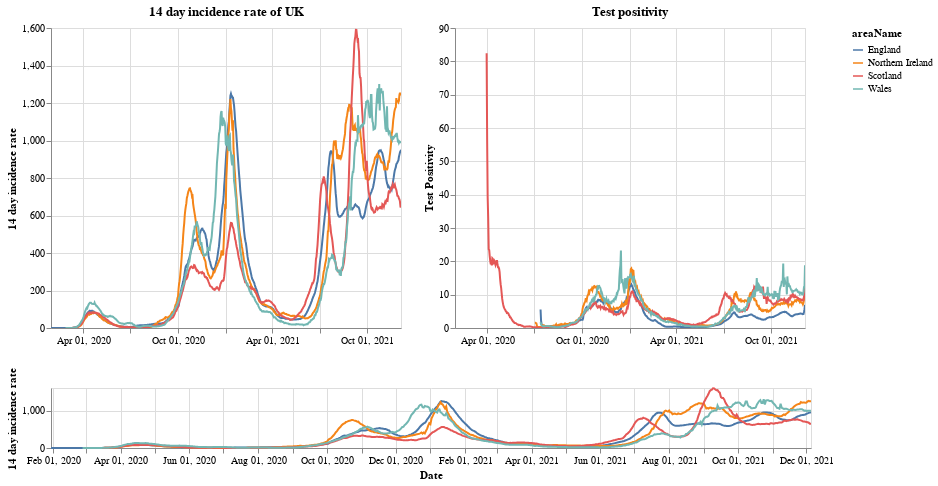

Notebook source saved alongside this figure:
### Markdown cell above
# Plots

First a plot with each country in the UK. The top right shows the positivity rate for (which is the percentage of registered tests which were positive) while the top left is the 14 day incidence rate. The bottom chart can be used to select the timeframe (does not work on a mobile device).

### Code cell
#collapse
brush = alt.selection(type='interval', name='DateBrush',encodings=['x'],fields=['Time'])
leg_selection = alt.selection_multi(fields=['areaName'], bind='legend')

base = alt.Chart(uk_cases).mark_line().encode(
    x=alt.X("yearmonthdate(date):T", axis=alt.Axis(title='Date')),
    y=alt.Y("twoWeeklyCasesRate:Q", axis=alt.Axis(title='14 day incidence rate')),
    tooltip=['areaName', 'date','twoWeeklyCasesRate', 'testPositivity'],
    color='areaName',
    opacity=alt.condition(leg_selection, alt.value(2), alt.value(0.1))
).add_selection(leg_selection).properties(width=350)

upper = base.encode(alt.X('yearmonthdate(date):T', axis=alt.Axis(title=''),
                         scale=alt.Scale(domain=brush))
                   ).properties(title=f'14 day incidence rate of UK')
upper_right = upper.encode(alt.Y('testPositivity:Q', axis=alt.Axis(title='Test Positivity'))).properties(title='Test positivity')
lower = base.properties(height=60, width = 760).add_selection(brush)

(upper | upper_right) & lower

### Figure 1 — Vega-Lite specification as saved in the notebook (floating-point values rounded to 4 significant figures; data arrays with more than 128 entries replaced by an {"elided": "..."} marker saying what was removed)
{"config": {"view": {"continuousWidth": 400, "continuousHeight": 300}}, "vconcat": [{"hconcat": [{"mark": "line", "encoding": {"color": {"type": "nominal", "field": "areaName"}, "opacity": {"condition": {"value": 2, "selection": "selector001"}, "value": 0.1}, "tooltip": [{"type": "nominal", "field": "areaName"}, {"type": "temporal", "field": "date"}, {"type": "quantitative", "field": "twoWeeklyCasesRate"}, {"type": "quantitative", "field": "testPositivity"}], "x": {"type": "temporal", "axis": {"title": ""}, "field": "date", "scale": {"domain": {"selection": "DateBrush"}}, "timeUnit": "yearmonthdate"}, "y": {"type": "quantitative", "axis": {"title": "14 day incidence rate"}, "field": "twoWeeklyCasesRate"}}, "selection": {"selector001": {"type": "multi", "fields": ["areaName"], "bind": "legend"}}, "title": "14 day incidence rate of UK", "width": 350}, {"mark": "line", "encoding": {"color": {"type": "nominal", "field": "areaName"}, "opacity": {"condition": {"value": 2, "selection": "selector001"}, "value": 0.1}, "tooltip": [{"type": "nominal", "field": "areaName"}, {"type": "temporal", "field": "date"}, {"type": "quantitative", "field": "twoWeeklyCasesRate"}, {"type": "quantitative", "field": "testPositivity"}], "x": {"type": "temporal", "axis": {"title": ""}, "field": "date", "scale": {"domain": {"selection": "DateBrush"}}, "timeUnit": "yearmonthdate"}, "y": {"type": "quantitative", "axis": {"title": "Test Positivity"}, "field": "testPositivity"}}, "selection": {"selector001": {"type": "multi", "fields": ["areaName"], "bind": "legend"}}, "title": "Test positivity", "width": 350}]}, {"mark": "line", "encoding": {"color": {"type": "nominal", "field": "areaName"}, "opacity": {"condition": {"value": 2, "selection": "selector001"}, "value": 0.1}, "tooltip": [{"type": "nominal", "field": "areaName"}, {"type": "temporal", "field": "date"}, {"type": "quantitative", "field": "twoWeeklyCasesRate"}, {"type": "quantitative", "field": "testPositivity"}], "x": {"type": "temporal", "axis": {"title": "Date"}, "field": "date", "timeUnit": "yearmonthdate"}, "y": {"type": "quantitative", "axis": {"title": "14 day incidence rate"}, "field": "twoWeeklyCasesRate"}}, "height": 60, "selection": {"selector001": {"type": "multi", "fields": ["areaName"], "bind": "legend"}, "DateBrush": {"type": "interval", "encodings": ["x"], "fields": ["Time"]}}, "width": 760}], "data": {"name": "data-1adb3e8c31cf101de233a58407f003d9"}, "$schema": "https://vega.github.io/schema/vega-lite/v4.8.1.json", "datasets": {"data-1adb3e8c31cf101de233a58407f003d9": {"elided": "2612 records"}}}
